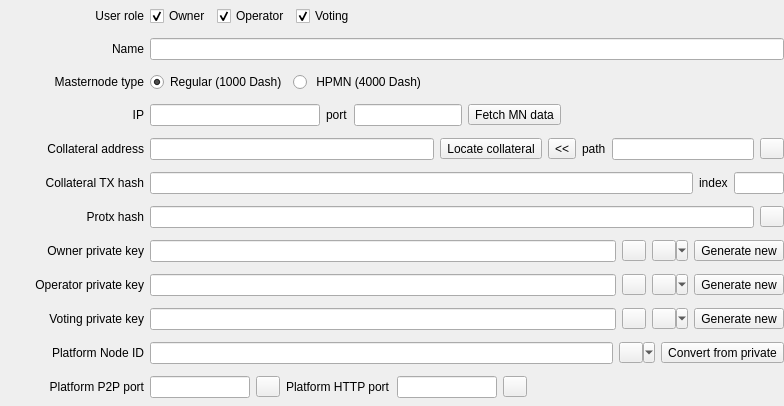
<?xml version="1.0" encoding="UTF-8"?>
<ui version="4.0">
 <class>WdgMasternodeDetails</class>
 <widget class="QWidget" name="WdgMasternodeDetails">
  <property name="geometry">
   <rect>
    <x>0</x>
    <y>0</y>
    <width>784</width>
    <height>406</height>
   </rect>
  </property>
  <property name="sizePolicy">
   <sizepolicy hsizetype="Preferred" vsizetype="Preferred">
    <horstretch>0</horstretch>
    <verstretch>0</verstretch>
   </sizepolicy>
  </property>
  <property name="minimumSize">
   <size>
    <width>700</width>
    <height>0</height>
   </size>
  </property>
  <property name="windowTitle">
   <string>Form</string>
  </property>
  <property name="styleSheet">
   <string notr="true"/>
  </property>
  <layout class="QVBoxLayout" name="verticalLayout_2">
   <property name="spacing">
    <number>0</number>
   </property>
   <property name="leftMargin">
    <number>0</number>
   </property>
   <property name="topMargin">
    <number>0</number>
   </property>
   <property name="rightMargin">
    <number>0</number>
   </property>
   <property name="bottomMargin">
    <number>0</number>
   </property>
   <item>
    <widget class="QWidget" name="widget_2" native="true">
     <property name="sizePolicy">
      <sizepolicy hsizetype="Preferred" vsizetype="Preferred">
       <horstretch>0</horstretch>
       <verstretch>0</verstretch>
      </sizepolicy>
     </property>
     <layout class="QVBoxLayout" name="verticalLayout">
      <property name="spacing">
       <number>6</number>
      </property>
      <property name="leftMargin">
       <number>0</number>
      </property>
      <property name="topMargin">
       <number>0</number>
      </property>
      <property name="rightMargin">
       <number>0</number>
      </property>
      <property name="bottomMargin">
       <number>0</number>
      </property>
      <item>
       <layout class="QHBoxLayout" name="horizontalLayout_12">
        <item>
         <widget class="QLabel" name="lblUserRole">
          <property name="minimumSize">
           <size>
            <width>144</width>
            <height>0</height>
           </size>
          </property>
          <property name="text">
           <string>User role</string>
          </property>
          <property name="alignment">
           <set>Qt::AlignRight|Qt::AlignTrailing|Qt::AlignVCenter</set>
          </property>
         </widget>
        </item>
        <item>
         <widget class="QCheckBox" name="chbRoleOwner">
          <property name="text">
           <string>Owner</string>
          </property>
          <property name="checked">
           <bool>true</bool>
          </property>
         </widget>
        </item>
        <item>
         <widget class="QCheckBox" name="chbRoleOperator">
          <property name="text">
           <string>Operator</string>
          </property>
          <property name="checked">
           <bool>true</bool>
          </property>
         </widget>
        </item>
        <item>
         <widget class="QCheckBox" name="chbRoleVoting">
          <property name="text">
           <string>Voting</string>
          </property>
          <property name="checked">
           <bool>true</bool>
          </property>
         </widget>
        </item>
        <item>
         <spacer name="horizontalSpacer_3">
          <property name="orientation">
           <enum>Qt::Horizontal</enum>
          </property>
          <property name="sizeHint" stdset="0">
           <size>
            <width>40</width>
            <height>0</height>
           </size>
          </property>
         </spacer>
        </item>
       </layout>
      </item>
      <item>
       <layout class="QHBoxLayout" name="horizontalLayout_2">
        <item>
         <widget class="QLabel" name="lblName">
          <property name="minimumSize">
           <size>
            <width>144</width>
            <height>0</height>
           </size>
          </property>
          <property name="layoutDirection">
           <enum>Qt::LeftToRight</enum>
          </property>
          <property name="text">
           <string>Name</string>
          </property>
          <property name="alignment">
           <set>Qt::AlignRight|Qt::AlignTrailing|Qt::AlignVCenter</set>
          </property>
         </widget>
        </item>
        <item>
         <widget class="QLineEdit" name="edtName"/>
        </item>
       </layout>
      </item>
      <item>
       <layout class="QHBoxLayout" name="horizontalLayout">
        <item>
         <widget class="QLabel" name="lblMasternodeType">
          <property name="minimumSize">
           <size>
            <width>144</width>
            <height>0</height>
           </size>
          </property>
          <property name="text">
           <string>Masternode type</string>
          </property>
          <property name="alignment">
           <set>Qt::AlignRight|Qt::AlignTrailing|Qt::AlignVCenter</set>
          </property>
         </widget>
        </item>
        <item>
         <widget class="QRadioButton" name="rbMNTypeRegular">
          <property name="text">
           <string>Regular (1000 Dash)</string>
          </property>
          <property name="checked">
           <bool>true</bool>
          </property>
         </widget>
        </item>
        <item>
         <widget class="QRadioButton" name="rbMNTypeHPMN">
          <property name="text">
           <string> HPMN (4000 Dash)</string>
          </property>
         </widget>
        </item>
        <item>
         <spacer name="horizontalSpacer">
          <property name="orientation">
           <enum>Qt::Horizontal</enum>
          </property>
          <property name="sizeHint" stdset="0">
           <size>
            <width>40</width>
            <height>20</height>
           </size>
          </property>
         </spacer>
        </item>
       </layout>
      </item>
      <item>
       <layout class="QHBoxLayout" name="horizontalLayout_3" stretch="0,1,0,0,0,0">
        <item>
         <widget class="QLabel" name="lblIP">
          <property name="minimumSize">
           <size>
            <width>144</width>
            <height>0</height>
           </size>
          </property>
          <property name="layoutDirection">
           <enum>Qt::LeftToRight</enum>
          </property>
          <property name="text">
           <string>IP</string>
          </property>
          <property name="alignment">
           <set>Qt::AlignRight|Qt::AlignTrailing|Qt::AlignVCenter</set>
          </property>
         </widget>
        </item>
        <item>
         <widget class="QLineEdit" name="edtIP">
          <property name="sizePolicy">
           <sizepolicy hsizetype="Fixed" vsizetype="Fixed">
            <horstretch>0</horstretch>
            <verstretch>0</verstretch>
           </sizepolicy>
          </property>
          <property name="minimumSize">
           <size>
            <width>170</width>
            <height>0</height>
           </size>
          </property>
          <property name="clearButtonEnabled">
           <bool>true</bool>
          </property>
         </widget>
        </item>
        <item>
         <widget class="QLabel" name="lblPort">
          <property name="text">
           <string>port</string>
          </property>
         </widget>
        </item>
        <item>
         <widget class="QLineEdit" name="edtPort">
          <property name="sizePolicy">
           <sizepolicy hsizetype="Fixed" vsizetype="Fixed">
            <horstretch>0</horstretch>
            <verstretch>0</verstretch>
           </sizepolicy>
          </property>
          <property name="maximumSize">
           <size>
            <width>150</width>
            <height>16777215</height>
           </size>
          </property>
          <property name="clearButtonEnabled">
           <bool>true</bool>
          </property>
         </widget>
        </item>
        <item>
         <widget class="QToolButton" name="btnGetMNDataByIP">
          <property name="maximumSize">
           <size>
            <width>16777215</width>
            <height>16777215</height>
           </size>
          </property>
          <property name="toolTip">
           <string>Fetch public masternode data from network</string>
          </property>
          <property name="text">
           <string>Fetch MN data</string>
          </property>
         </widget>
        </item>
        <item>
         <spacer name="horizontalSpacer_2">
          <property name="orientation">
           <enum>Qt::Horizontal</enum>
          </property>
          <property name="sizeHint" stdset="0">
           <size>
            <width>0</width>
            <height>0</height>
           </size>
          </property>
         </spacer>
        </item>
       </layout>
      </item>
      <item>
       <layout class="QHBoxLayout" name="horizontalLayout_5" stretch="0,2,0,0,0,1,0">
        <item>
         <widget class="QLabel" name="lblCollateral">
          <property name="minimumSize">
           <size>
            <width>144</width>
            <height>0</height>
           </size>
          </property>
          <property name="text">
           <string>Collateral address</string>
          </property>
          <property name="alignment">
           <set>Qt::AlignRight|Qt::AlignTrailing|Qt::AlignVCenter</set>
          </property>
         </widget>
        </item>
        <item>
         <widget class="QLineEdit" name="edtCollateralAddress">
          <property name="clearButtonEnabled">
           <bool>true</bool>
          </property>
         </widget>
        </item>
        <item>
         <widget class="QToolButton" name="btnLocateCollateral">
          <property name="maximumSize">
           <size>
            <width>16777215</width>
            <height>16777215</height>
           </size>
          </property>
          <property name="toolTip">
           <string>Search collateral address in your hardware wallet</string>
          </property>
          <property name="text">
           <string>Locate collateral</string>
          </property>
         </widget>
        </item>
        <item>
         <widget class="QToolButton" name="btnBip32PathToAddress">
          <property name="toolTip">
           <string>Convert BIP32 path to address</string>
          </property>
          <property name="text">
           <string>&lt;&lt;</string>
          </property>
         </widget>
        </item>
        <item>
         <widget class="QLabel" name="lblCollateralPath">
          <property name="text">
           <string>path</string>
          </property>
         </widget>
        </item>
        <item>
         <widget class="QLineEdit" name="edtCollateralPath">
          <property name="maximumSize">
           <size>
            <width>16777215</width>
            <height>16777215</height>
           </size>
          </property>
          <property name="clearButtonEnabled">
           <bool>true</bool>
          </property>
         </widget>
        </item>
        <item>
         <widget class="QToolButton" name="btnShowCollateralPathAddress">
          <property name="maximumSize">
           <size>
            <width>16777215</width>
            <height>21</height>
           </size>
          </property>
          <property name="toolTip">
           <string>Show Dash address for the entered BIP32 path</string>
          </property>
          <property name="text">
           <string/>
          </property>
         </widget>
        </item>
       </layout>
      </item>
      <item>
       <layout class="QHBoxLayout" name="horizontalLayout_6">
        <item>
         <widget class="QLabel" name="lblCollateralTxHash">
          <property name="minimumSize">
           <size>
            <width>144</width>
            <height>0</height>
           </size>
          </property>
          <property name="text">
           <string>Collateral TX hash</string>
          </property>
          <property name="alignment">
           <set>Qt::AlignRight|Qt::AlignTrailing|Qt::AlignVCenter</set>
          </property>
         </widget>
        </item>
        <item>
         <widget class="QLineEdit" name="edtCollateralTxHash">
          <property name="clearButtonEnabled">
           <bool>true</bool>
          </property>
         </widget>
        </item>
        <item>
         <widget class="QLabel" name="lblCollateralTxIndex">
          <property name="text">
           <string>index</string>
          </property>
         </widget>
        </item>
        <item>
         <widget class="QLineEdit" name="edtCollateralTxIndex">
          <property name="maximumSize">
           <size>
            <width>50</width>
            <height>16777215</height>
           </size>
          </property>
         </widget>
        </item>
       </layout>
      </item>
      <item>
       <layout class="QHBoxLayout" name="horizontalLayout_10">
        <item>
         <widget class="QLabel" name="lblDMNTxHash">
          <property name="minimumSize">
           <size>
            <width>144</width>
            <height>0</height>
           </size>
          </property>
          <property name="text">
           <string>Protx hash</string>
          </property>
          <property name="alignment">
           <set>Qt::AlignRight|Qt::AlignTrailing|Qt::AlignVCenter</set>
          </property>
         </widget>
        </item>
        <item>
         <widget class="QLineEdit" name="edtDMNTxHash">
          <property name="clearButtonEnabled">
           <bool>true</bool>
          </property>
         </widget>
        </item>
        <item>
         <widget class="QToolButton" name="btnCopyProtxHash">
          <property name="maximumSize">
           <size>
            <width>16777215</width>
            <height>21</height>
           </size>
          </property>
          <property name="toolTip">
           <string>Copy protx hash to clipboard</string>
          </property>
          <property name="text">
           <string/>
          </property>
         </widget>
        </item>
       </layout>
      </item>
      <item>
       <layout class="QHBoxLayout" name="horizontalLayout_7">
        <item>
         <widget class="QLabel" name="lblOwnerKey">
          <property name="minimumSize">
           <size>
            <width>144</width>
            <height>0</height>
           </size>
          </property>
          <property name="text">
           <string>Owner private key</string>
          </property>
          <property name="alignment">
           <set>Qt::AlignRight|Qt::AlignTrailing|Qt::AlignVCenter</set>
          </property>
         </widget>
        </item>
        <item>
         <widget class="QLineEdit" name="edtOwnerKey">
          <property name="echoMode">
           <enum>QLineEdit::Password</enum>
          </property>
          <property name="clearButtonEnabled">
           <bool>true</bool>
          </property>
         </widget>
        </item>
        <item>
         <widget class="QToolButton" name="btnCopyOwnerKey">
          <property name="maximumSize">
           <size>
            <width>16777215</width>
            <height>21</height>
           </size>
          </property>
          <property name="toolTip">
           <string>Copy key to clipboard</string>
          </property>
          <property name="text">
           <string/>
          </property>
          <property name="popupMode">
           <enum>QToolButton::InstantPopup</enum>
          </property>
         </widget>
        </item>
        <item>
         <widget class="QToolButton" name="btnShowOwnerPrivateKey">
          <property name="maximumSize">
           <size>
            <width>16777215</width>
            <height>21</height>
           </size>
          </property>
          <property name="toolTip">
           <string>Show/hide private key</string>
          </property>
          <property name="text">
           <string/>
          </property>
          <property name="checkable">
           <bool>true</bool>
          </property>
          <property name="popupMode">
           <enum>QToolButton::MenuButtonPopup</enum>
          </property>
         </widget>
        </item>
        <item>
         <widget class="QToolButton" name="btnGenerateOwnerPrivateKey">
          <property name="maximumSize">
           <size>
            <width>16777215</width>
            <height>16777215</height>
           </size>
          </property>
          <property name="toolTip">
           <string>Generate a new owner private key</string>
          </property>
          <property name="text">
           <string>Generate new</string>
          </property>
         </widget>
        </item>
       </layout>
      </item>
      <item>
       <layout class="QHBoxLayout" name="horizontalLayout_8">
        <item>
         <widget class="QLabel" name="lblOperatorKey">
          <property name="minimumSize">
           <size>
            <width>144</width>
            <height>0</height>
           </size>
          </property>
          <property name="text">
           <string>Operator private key</string>
          </property>
          <property name="alignment">
           <set>Qt::AlignRight|Qt::AlignTrailing|Qt::AlignVCenter</set>
          </property>
         </widget>
        </item>
        <item>
         <widget class="QLineEdit" name="edtOperatorKey">
          <property name="echoMode">
           <enum>QLineEdit::Password</enum>
          </property>
          <property name="clearButtonEnabled">
           <bool>true</bool>
          </property>
         </widget>
        </item>
        <item>
         <widget class="QToolButton" name="btnCopyOperatorKey">
          <property name="maximumSize">
           <size>
            <width>16777215</width>
            <height>21</height>
           </size>
          </property>
          <property name="toolTip">
           <string>Copy key to clipboard</string>
          </property>
          <property name="text">
           <string/>
          </property>
          <property name="popupMode">
           <enum>QToolButton::InstantPopup</enum>
          </property>
         </widget>
        </item>
        <item>
         <widget class="QToolButton" name="btnShowOperatorPrivateKey">
          <property name="maximumSize">
           <size>
            <width>16777215</width>
            <height>21</height>
           </size>
          </property>
          <property name="toolTip">
           <string>Show/hide private key</string>
          </property>
          <property name="text">
           <string/>
          </property>
          <property name="checkable">
           <bool>true</bool>
          </property>
          <property name="popupMode">
           <enum>QToolButton::MenuButtonPopup</enum>
          </property>
         </widget>
        </item>
        <item>
         <widget class="QToolButton" name="btnGenerateOperatorPrivateKey">
          <property name="maximumSize">
           <size>
            <width>16777215</width>
            <height>16777215</height>
           </size>
          </property>
          <property name="toolTip">
           <string>Generate a new operator private key (BLS)</string>
          </property>
          <property name="text">
           <string>Generate new</string>
          </property>
         </widget>
        </item>
       </layout>
      </item>
      <item>
       <layout class="QHBoxLayout" name="horizontalLayout_9">
        <item>
         <widget class="QLabel" name="lblVotingKey">
          <property name="minimumSize">
           <size>
            <width>144</width>
            <height>0</height>
           </size>
          </property>
          <property name="text">
           <string>Voting private key</string>
          </property>
          <property name="alignment">
           <set>Qt::AlignRight|Qt::AlignTrailing|Qt::AlignVCenter</set>
          </property>
         </widget>
        </item>
        <item>
         <widget class="QLineEdit" name="edtVotingKey">
          <property name="echoMode">
           <enum>QLineEdit::Password</enum>
          </property>
          <property name="clearButtonEnabled">
           <bool>true</bool>
          </property>
         </widget>
        </item>
        <item>
         <widget class="QToolButton" name="btnCopyVotingKey">
          <property name="maximumSize">
           <size>
            <width>16777215</width>
            <height>21</height>
           </size>
          </property>
          <property name="toolTip">
           <string>Copy key to clipboard</string>
          </property>
          <property name="text">
           <string/>
          </property>
          <property name="popupMode">
           <enum>QToolButton::InstantPopup</enum>
          </property>
         </widget>
        </item>
        <item>
         <widget class="QToolButton" name="btnShowVotingPrivateKey">
          <property name="maximumSize">
           <size>
            <width>16777215</width>
            <height>21</height>
           </size>
          </property>
          <property name="toolTip">
           <string>Show/hide private key</string>
          </property>
          <property name="text">
           <string/>
          </property>
          <property name="checkable">
           <bool>true</bool>
          </property>
          <property name="popupMode">
           <enum>QToolButton::MenuButtonPopup</enum>
          </property>
         </widget>
        </item>
        <item>
         <widget class="QToolButton" name="btnGenerateVotingPrivateKey">
          <property name="maximumSize">
           <size>
            <width>16777215</width>
            <height>16777215</height>
           </size>
          </property>
          <property name="toolTip">
           <string>Generate a new voting private key</string>
          </property>
          <property name="text">
           <string>Generate new</string>
          </property>
         </widget>
        </item>
       </layout>
      </item>
      <item>
       <layout class="QHBoxLayout" name="horizontalLayout_11">
        <item>
         <widget class="QLabel" name="lblPlatformNodeId">
          <property name="minimumSize">
           <size>
            <width>144</width>
            <height>0</height>
           </size>
          </property>
          <property name="text">
           <string>Platform Node ID</string>
          </property>
          <property name="alignment">
           <set>Qt::AlignRight|Qt::AlignTrailing|Qt::AlignVCenter</set>
          </property>
         </widget>
        </item>
        <item>
         <widget class="QLineEdit" name="edtPlatformNodeId">
          <property name="echoMode">
           <enum>QLineEdit::Normal</enum>
          </property>
          <property name="clearButtonEnabled">
           <bool>true</bool>
          </property>
         </widget>
        </item>
        <item>
         <widget class="QToolButton" name="btnCopyPlatformId">
          <property name="maximumSize">
           <size>
            <width>16777215</width>
            <height>21</height>
           </size>
          </property>
          <property name="toolTip">
           <string>Copy Platform Node ID to clipboard</string>
          </property>
          <property name="text">
           <string/>
          </property>
          <property name="popupMode">
           <enum>QToolButton::MenuButtonPopup</enum>
          </property>
         </widget>
        </item>
        <item>
         <widget class="QToolButton" name="btnGetPlatformNodeIdFromPrivate">
          <property name="maximumSize">
           <size>
            <width>16777215</width>
            <height>16777215</height>
           </size>
          </property>
          <property name="toolTip">
           <string>Set Platform Node ID from Ed25519 private key</string>
          </property>
          <property name="text">
           <string>Convert from private</string>
          </property>
         </widget>
        </item>
       </layout>
      </item>
      <item>
       <layout class="QHBoxLayout" name="horizontalLayout_13">
        <item>
         <widget class="QLabel" name="lblPlatformP2PPort">
          <property name="minimumSize">
           <size>
            <width>144</width>
            <height>0</height>
           </size>
          </property>
          <property name="text">
           <string>Platform P2P port</string>
          </property>
          <property name="alignment">
           <set>Qt::AlignRight|Qt::AlignTrailing|Qt::AlignVCenter</set>
          </property>
         </widget>
        </item>
        <item>
         <widget class="QLineEdit" name="edtPlatformP2PPort">
          <property name="maximumSize">
           <size>
            <width>100</width>
            <height>16777215</height>
           </size>
          </property>
          <property name="clearButtonEnabled">
           <bool>true</bool>
          </property>
         </widget>
        </item>
        <item>
         <widget class="QToolButton" name="btnPlatformP2PPortSetDefault">
          <property name="maximumSize">
           <size>
            <width>16777215</width>
            <height>21</height>
           </size>
          </property>
          <property name="toolTip">
           <string>Set default value for Platform P2P port</string>
          </property>
          <property name="text">
           <string/>
          </property>
         </widget>
        </item>
        <item>
         <widget class="QLabel" name="lblPlatformHTTPPort">
          <property name="text">
           <string>Platform HTTP port</string>
          </property>
         </widget>
        </item>
        <item>
         <widget class="QLineEdit" name="edtPlatformHTTPPort">
          <property name="maximumSize">
           <size>
            <width>100</width>
            <height>16777215</height>
           </size>
          </property>
          <property name="clearButtonEnabled">
           <bool>true</bool>
          </property>
         </widget>
        </item>
        <item>
         <widget class="QToolButton" name="btnPlatformHTTPPortSetDefault">
          <property name="maximumSize">
           <size>
            <width>16777215</width>
            <height>21</height>
           </size>
          </property>
          <property name="toolTip">
           <string>Set default value for Platform HTTP port</string>
          </property>
          <property name="text">
           <string/>
          </property>
         </widget>
        </item>
        <item>
         <spacer name="horizontalSpacer_4">
          <property name="orientation">
           <enum>Qt::Horizontal</enum>
          </property>
          <property name="sizeHint" stdset="0">
           <size>
            <width>40</width>
            <height>20</height>
           </size>
          </property>
         </spacer>
        </item>
       </layout>
      </item>
     </layout>
    </widget>
   </item>
  </layout>
 </widget>
 <tabstops>
  <tabstop>edtName</tabstop>
  <tabstop>edtIP</tabstop>
  <tabstop>edtPort</tabstop>
  <tabstop>edtCollateralAddress</tabstop>
  <tabstop>edtCollateralPath</tabstop>
  <tabstop>edtCollateralTxHash</tabstop>
  <tabstop>edtCollateralTxIndex</tabstop>
  <tabstop>edtDMNTxHash</tabstop>
  <tabstop>edtOwnerKey</tabstop>
  <tabstop>edtOperatorKey</tabstop>
  <tabstop>edtVotingKey</tabstop>
  <tabstop>chbRoleOwner</tabstop>
  <tabstop>chbRoleOperator</tabstop>
  <tabstop>chbRoleVoting</tabstop>
 </tabstops>
 <resources/>
 <connections/>
</ui>
